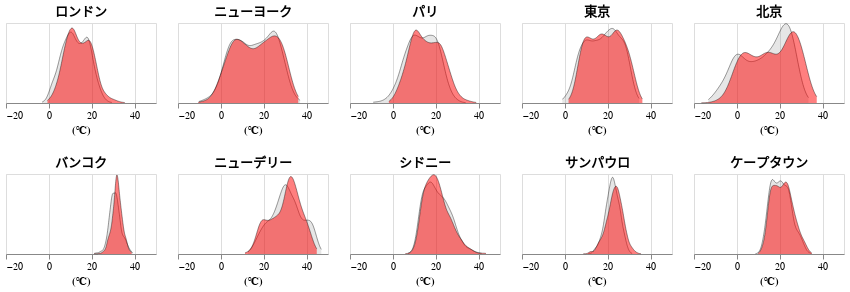

Here is the notebook cell this chart was saved with:
### Code cell
##世界の都市の気温変化のビジュアルを作成する
import pandas as pd
import altair as alt

#import requests
#from bs4 import BeautifulSoup
#from tqdm import tqdm
#import time
#import numpy as np

cities = {
    'london': 'ロンドン',
    'newyork': 'ニューヨーク', 
    'paris': 'パリ', 
    'tokyo': '東京', 
    'beijing': '北京', 
    'bangkok': 'バンコク', 
    'newdelhi': 'ニューデリー', 
    'sidney': 'シドニー', 
    'sanpaulo': 'サンパウロ', 
    'capetown': 'ケープタウン'
    }

#過去データ
filepath = './data-world-cities/2m_temp_1950to1954.csv'
df_past = pd.read_csv(filepath, index_col = 0)
df_past = df_past.rename(columns=cities)
df_past = df_past[cities.values()]

#現在のデータ
filepath = './data-world-cities/2m_temp_2019to2023.csv' 
df_present = pd.read_csv(filepath, index_col = 0)
df_present = df_present.rename(columns=cities)
df_present = df_present[cities.values()]

#描画
#線を引き、過去と現在でopacityを変えている
#作成したチャート10個の搬入先
charts = []

# データの生成
for city in cities.values():
    
    past = df_past.copy()[[city]]
    past['time'] = 'past'
    present = df_present.copy()[[city]]
    present['time'] = 'present'

    data = pd.concat([past, present]).dropna()

    #チャートの生成（エリアと境界線に分ける）
    def create_chart(data, time):
        color = 'gray' if time == 'past' else 'red'
        opacity = 0.2 if time == 'past' else 0.5
        
        chart_area = alt.Chart(data[data['time'] == time]).transform_density(
            density=city,
            as_=[city, 'density'],
        ).mark_area(opacity=opacity).encode(
            x=alt.X(f"{city}:Q", axis=alt.Axis(values = [-20, -10, 0, 10, 20, 30, 40]), scale=alt.Scale(domain=[-20, 50]), title=" (℃)"),
            y=alt.Y("density:Q", axis=None),
            color=alt.value(color),
        ).properties(
            width=150,
            height=80,
        )

    #境界線を黒でひく
        chart_line = alt.Chart(data[data['time'] == time]).transform_density(
            density=city,
            as_=[city, 'density'],
        ).mark_line(color='black', size = 0.4).encode(
            x=f"{city}:Q",
            y="density:Q",
            color = alt.value('black')
        )
        
        return chart_area + chart_line

    # 過去と現在のチャートを作成し、重ねる
    def create_combined_chart(data):
        chart_past = create_chart(data, 'past')
        chart_present = create_chart(data, 'present')
        # 色の凡例を追加
        return (chart_past + chart_present).encode(
            color=alt.Color('time:N', legend=alt.Legend(title="Time Period"))
        ).properties(title=city)

# 10個のチャートを作成
    charts.append(create_combined_chart(data))
    

# チャートを2行5列の形に並べる
row1 = alt.hconcat(*charts[:5])  # 最初の5つのチャートを水平に並べる
row2 = alt.hconcat(*charts[5:])  # 残りの5つのチャートを水平に並べる
final_chart = alt.vconcat(row1, row2)  # 2行のチャートを垂直に並べる

final_chart

### Figure 1 — Vega-Lite specification as saved in the notebook (floating-point values rounded to 4 significant figures; data arrays with more than 128 entries replaced by an {"elided": "..."} marker saying what was removed)
{"config": {"view": {"continuousWidth": 400, "continuousHeight": 300}}, "vconcat": [{"hconcat": [{"layer": [{"data": {"name": "data-641fc1ea2e8c75adeb92d956ae3c6187"}, "mark": {"type": "area", "opacity": 0.2}, "encoding": {"color": {"value": "gray"}, "x": {"axis": {"values": [-20, -10, 0, 10, 20, 30, 40]}, "field": "ロンドン", "scale": {"domain": [-20, 50]}, "title": " (℃)", "type": "quantitative"}, "y": {"axis": null, "field": "density", "type": "quantitative"}}, "height": 80, "transform": [{"density": "ロンドン", "as": ["ロンドン", "density"]}], "width": 150}, {"data": {"name": "data-641fc1ea2e8c75adeb92d956ae3c6187"}, "mark": {"type": "line", "color": "black", "size": 0.4}, "encoding": {"color": {"value": "black"}, "x": {"field": "ロンドン", "type": "quantitative"}, "y": {"field": "density", "type": "quantitative"}}, "transform": [{"density": "ロンドン", "as": ["ロンドン", "density"]}]}, {"layer": [{"data": {"name": "data-543e5629daa49b1a6c8f96e507b76f94"}, "mark": {"type": "area", "opacity": 0.5}, "encoding": {"color": {"value": "red"}, "x": {"axis": {"values": [-20, -10, 0, 10, 20, 30, 40]}, "field": "ロンドン", "scale": {"domain": [-20, 50]}, "title": " (℃)", "type": "quantitative"}, "y": {"axis": null, "field": "density", "type": "quantitative"}}, "height": 80, "transform": [{"density": "ロンドン", "as": ["ロンドン", "density"]}], "width": 150}, {"data": {"name": "data-543e5629daa49b1a6c8f96e507b76f94"}, "mark": {"type": "line", "color": "black", "size": 0.4}, "encoding": {"color": {"value": "black"}, "x": {"field": "ロンドン", "type": "quantitative"}, "y": {"field": "density", "type": "quantitative"}}, "transform": [{"density": "ロンドン", "as": ["ロンドン", "density"]}]}]}], "encoding": {"color": {"field": "time", "legend": {"title": "Time Period"}, "type": "nominal"}}, "title": "ロンドン"}, {"layer": [{"data": {"name": "data-213455e66cad19f2a1f06ae9e433d4b1"}, "mark": {"type": "area", "opacity": 0.2}, "encoding": {"color": {"value": "gray"}, "x": {"axis": {"values": [-20, -10, 0, 10, 20, 30, 40]}, "field": "ニューヨーク", "scale": {"domain": [-20, 50]}, "title": " (℃)", "type": "quantitative"}, "y": {"axis": null, "field": "density", "type": "quantitative"}}, "height": 80, "transform": [{"density": "ニューヨーク", "as": ["ニューヨーク", "density"]}], "width": 150}, {"data": {"name": "data-213455e66cad19f2a1f06ae9e433d4b1"}, "mark": {"type": "line", "color": "black", "size": 0.4}, "encoding": {"color": {"value": "black"}, "x": {"field": "ニューヨーク", "type": "quantitative"}, "y": {"field": "density", "type": "quantitative"}}, "transform": [{"density": "ニューヨーク", "as": ["ニューヨーク", "density"]}]}, {"layer": [{"data": {"name": "data-89979a2408b2a9680b53d56384c805c3"}, "mark": {"type": "area", "opacity": 0.5}, "encoding": {"color": {"value": "red"}, "x": {"axis": {"values": [-20, -10, 0, 10, 20, 30, 40]}, "field": "ニューヨーク", "scale": {"domain": [-20, 50]}, "title": " (℃)", "type": "quantitative"}, "y": {"axis": null, "field": "density", "type": "quantitative"}}, "height": 80, "transform": [{"density": "ニューヨーク", "as": ["ニューヨーク", "density"]}], "width": 150}, {"data": {"name": "data-89979a2408b2a9680b53d56384c805c3"}, "mark": {"type": "line", "color": "black", "size": 0.4}, "encoding": {"color": {"value": "black"}, "x": {"field": "ニューヨーク", "type": "quantitative"}, "y": {"field": "density", "type": "quantitative"}}, "transform": [{"density": "ニューヨーク", "as": ["ニューヨーク", "density"]}]}]}], "encoding": {"color": {"field": "time", "legend": {"title": "Time Period"}, "type": "nominal"}}, "title": "ニューヨーク"}, {"layer": [{"data": {"name": "data-4dfbae199971ddabd9ff7363a87b497e"}, "mark": {"type": "area", "opacity": 0.2}, "encoding": {"color": {"value": "gray"}, "x": {"axis": {"values": [-20, -10, 0, 10, 20, 30, 40]}, "field": "パリ", "scale": {"domain": [-20, 50]}, "title": " (℃)", "type": "quantitative"}, "y": {"axis": null, "field": "density", "type": "quantitative"}}, "height": 80, "transform": [{"density": "パリ", "as": ["パリ", "density"]}], "width": 150}, {"data": {"name": "data-4dfbae199971ddabd9ff7363a87b497e"}, "mark": {"type": "line", "color": "black", "size": 0.4}, "encoding": {"color": {"value": "black"}, "x": {"field": "パリ", "type": "quantitative"}, "y": {"field": "density", "type": "quantitative"}}, "transform": [{"density": "パリ", "as": ["パリ", "density"]}]}, {"layer": [{"data": {"name": "data-5b8b3d51de7f12965e2343c0975035d9"}, "mark": {"type": "area", "opacity": 0.5}, "encoding": {"color": {"value": "red"}, "x": {"axis": {"values": [-20, -10, 0, 10, 20, 30, 40]}, "field": "パリ", "scale": {"domain": [-20, 50]}, "title": " (℃)", "type": "quantitative"}, "y": {"axis": null, "field": "density", "type": "quantitative"}}, "height": 80, "transform": [{"density": "パリ", "as": ["パリ", "density"]}], "width": 150}, {"data": {"name": "data-5b8b3d51de7f12965e2343c0975035d9"}, "mark": {"type": "line", "color": "black", "size": 0.4}, "encoding": {"color": {"value": "black"}, "x": {"field": "パリ", "type": "quantitative"}, "y": {"field": "density", "type": "quantitative"}}, "transform": [{"density": "パリ", "as": ["パリ", "density"]}]}]}], "encoding": {"color": {"field": "time", "legend": {"title": "Time Period"}, "type": "nominal"}}, "title": "パリ"}, {"layer": [{"data": {"name": "data-1b7d7e63eac5154e74b900dec3b60671"}, "mark": {"type": "area", "opacity": 0.2}, "encoding": {"color": {"value": "gray"}, "x": {"axis": {"values": [-20, -10, 0, 10, 20, 30, 40]}, "field": "東京", "scale": {"domain": [-20, 50]}, "title": " (℃)", "type": "quantitative"}, "y": {"axis": null, "field": "density", "type": "quantitative"}}, "height": 80, "transform": [{"density": "東京", "as": ["東京", "density"]}], "width": 150}, {"data": {"name": "data-1b7d7e63eac5154e74b900dec3b60671"}, "mark": {"type": "line", "color": "black", "size": 0.4}, "encoding": {"color": {"value": "black"}, "x": {"field": "東京", "type": "quantitative"}, "y": {"field": "density", "type": "quantitative"}}, "transform": [{"density": "東京", "as": ["東京", "density"]}]}, {"layer": [{"data": {"name": "data-e32fbbc9436ffb5007884f69516612f9"}, "mark": {"type": "area", "opacity": 0.5}, "encoding": {"color": {"value": "red"}, "x": {"axis": {"values": [-20, -10, 0, 10, 20, 30, 40]}, "field": "東京", "scale": {"domain": [-20, 50]}, "title": " (℃)", "type": "quantitative"}, "y": {"axis": null, "field": "density", "type": "quantitative"}}, "height": 80, "transform": [{"density": "東京", "as": ["東京", "density"]}], "width": 150}, {"data": {"name": "data-e32fbbc9436ffb5007884f69516612f9"}, "mark": {"type": "line", "color": "black", "size": 0.4}, "encoding": {"color": {"value": "black"}, "x": {"field": "東京", "type": "quantitative"}, "y": {"field": "density", "type": "quantitative"}}, "transform": [{"density": "東京", "as": ["東京", "density"]}]}]}], "encoding": {"color": {"field": "time", "legend": {"title": "Time Period"}, "type": "nominal"}}, "title": "東京"}, {"layer": [{"data": {"name": "data-32f975666d9de5fbf7191ca3cbc31930"}, "mark": {"type": "area", "opacity": 0.2}, "encoding": {"color": {"value": "gray"}, "x": {"axis": {"values": [-20, -10, 0, 10, 20, 30, 40]}, "field": "北京", "scale": {"domain": [-20, 50]}, "title": " (℃)", "type": "quantitative"}, "y": {"axis": null, "field": "density", "type": "quantitative"}}, "height": 80, "transform": [{"density": "北京", "as": ["北京", "density"]}], "width": 150}, {"data": {"name": "data-32f975666d9de5fbf7191ca3cbc31930"}, "mark": {"type": "line", "color": "black", "size": 0.4}, "encoding": {"color": {"value": "black"}, "x": {"field": "北京", "type": "quantitative"}, "y": {"field": "density", "type": "quantitative"}}, "transform": [{"density": "北京", "as": ["北京", "density"]}]}, {"layer": [{"data": {"name": "data-353e08b5a4831881a2d2ee096f855ec8"}, "mark": {"type": "area", "opacity": 0.5}, "encoding": {"color": {"value": "red"}, "x": {"axis": {"values": [-20, -10, 0, 10, 20, 30, 40]}, "field": "北京", "scale": {"domain": [-20, 50]}, "title": " (℃)", "type": "quantitative"}, "y": {"axis": null, "field": "density", "type": "quantitative"}}, "height": 80, "transform": [{"density": "北京", "as": ["北京", "density"]}], "width": 150}, {"data": {"name": "data-353e08b5a4831881a2d2ee096f855ec8"}, "mark": {"type": "line", "color": "black", "size": 0.4}, "encoding": {"color": {"value": "black"}, "x": {"field": "北京", "type": "quantitative"}, "y": {"field": "density", "type": "quantitative"}}, "transform": [{"density": "北京", "as": ["北京", "density"]}]}]}], "encoding": {"color": {"field": "time", "legend": {"title": "Time Period"}, "type": "nominal"}}, "title": "北京"}]}, {"hconcat": [{"layer": [{"data": {"name": "data-1a7fd6ad1d5091718690ecfb73740cc6"}, "mark": {"type": "area", "opacity": 0.2}, "encoding": {"color": {"value": "gray"}, "x": {"axis": {"values": [-20, -10, 0, 10, 20, 30, 40]}, "field": "バンコク", "scale": {"domain": [-20, 50]}, "title": " (℃)", "type": "quantitative"}, "y": {"axis": null, "field": "density", "type": "quantitative"}}, "height": 80, "transform": [{"density": "バンコク", "as": ["バンコク", "density"]}], "width": 150}, {"data": {"name": "data-1a7fd6ad1d5091718690ecfb73740cc6"}, "mark": {"type": "line", "color": "black", "size": 0.4}, "encoding": {"color": {"value": "black"}, "x": {"field": "バンコク", "type": "quantitative"}, "y": {"field": "density", "type": "quantitative"}}, "transform": [{"density": "バンコク", "as": ["バンコク", "density"]}]}, {"layer": [{"data": {"name": "data-d6e6aa7832e149aba2cec0a465278ecd"}, "mark": {"type": "area", "opacity": 0.5}, "encoding": {"color": {"value": "red"}, "x": {"axis": {"values": [-20, -10, 0, 10, 20, 30, 40]}, "field": "バンコク", "scale": {"domain": [-20, 50]}, "title": " (℃)", "type": "quantitative"}, "y": {"axis": null, "field": "density", "type": "quantitative"}}, "height": 80, "transform": [{"density": "バンコク", "as": ["バンコク", "density"]}], "width": 150}, {"data": {"name": "data-d6e6aa7832e149aba2cec0a465278ecd"}, "mark": {"type": "line", "color": "black", "size": 0.4}, "encoding": {"color": {"value": "black"}, "x": {"field": "バンコク", "type": "quantitative"}, "y": {"field": "density", "type": "quantitative"}}, "transform": [{"density": "バンコク", "as": ["バンコク", "density"]}]}]}], "encoding": {"color": {"field": "time", "legend": {"title": "Time Period"}, "type": "nominal"}}, "title": "バンコク"}, {"layer": [{"data": {"name": "data-b3bf8871e0caf6fb6fe656ffedc17551"}, "mark": {"type": "area", "opacity": 0.2}, "encoding": {"color": {"value": "gray"}, "x": {"axis": {"values": [-20, -10, 0, 10, 20, 30, 40]}, "field": "ニューデリー", "scale": {"domain": [-20, 50]}, "title": " (℃)", "type": "quantitative"}, "y": {"axis": null, "field": "density", "type": "quantitative"}}, "height": 80, "transform": [{"density": "ニューデリー", "as": ["ニューデリー", "density"]}], "width": 150}, {"data": {"name": "data-b3bf8871e0caf6fb6fe656ffedc17551"}, "mark": {"type": "line", "color": "black", "size": 0.4}, "encoding": {"color": {"value": "black"}, "x": {"field": "ニューデリー", "type": "quantitative"}, "y": {"field": "density", "type": "quantitative"}}, "transform": [{"density": "ニューデリー", "as": ["ニューデリー", "density"]}]}, {"layer": [{"data": {"name": "data-b80acca9929ba01668d10ccd2fdfeca9"}, "mark": {"type": "area", "opacity": 0.5}, "encoding": {"color": {"value": "red"}, "x": {"axis": {"values": [-20, -10, 0, 10, 20, 30, 40]}, "field": "ニューデリー", "scale": {"domain": [-20, 50]}, "title": " (℃)", "type": "quantitative"}, "y": {"axis": null, "field": "density", "type": "quantitative"}}, "height": 80, "transform": [{"density": "ニューデリー", "as": ["ニューデリー", "density"]}], "width": 150}, {"data": {"name": "data-b80acca9929ba01668d10ccd2fdfeca9"}, "mark": {"type": "line", "color": "black", "size": 0.4}, "encoding": {"color": {"value": "black"}, "x": {"field": "ニューデリー", "type": "quantitative"}, "y": {"field": "density", "type": "quantitative"}}, "transform": [{"density": "ニューデリー", "as": ["ニューデリー", "density"]}]}]}], "encoding": {"color": {"field": "time", "legend": {"title": "Time Period"}, "type": "nominal"}}, "title": "ニューデリー"}, {"layer": [{"data": {"name": "data-d946d153a7851ebb226417847aa5d96f"}, "mark": {"type": "area", "opacity": 0.2}, "encoding": {"color": {"value": "gray"}, "x": {"axis": {"values": [-20, -10, 0, 10, 20, 30, 40]}, "field": "シドニー", "scale": {"domain": [-20, 50]}, "title": " (℃)", "type": "quantitative"}, "y": {"axis": null, "field": "density", "type": "quantitative"}}, "height": 80, "transform": [{"density": "シドニー", "as": ["シドニー", "density"]}], "width": 150}, {"data": {"name": "data-d946d153a7851ebb226417847aa5d96f"}, "mark": {"type": "line", "color": "black", "size": 0.4}, "encoding": {"color": {"value": "black"}, "x": {"field": "シドニー", "type": "quantitative"}, "y": {"field": "density", "type": "quantitative"}}, "transform": [{"density": "シドニー", "as": ["シドニー", "density"]}]}, {"layer": [{"data": {"name": "data-5e91697cc149a07afca9395f0c20d0f3"}, "mark": {"type": "area", "opacity": 0.5}, "encoding": {"color": {"value": "red"}, "x": {"axis": {"values": [-20, -10, 0, 10, 20, 30, 40]}, "field": "シドニー", "scale": {"domain": [-20, 50]}, "title": " (℃)", "type": "quantitative"}, "y": {"axis": null, "field": "density", "type": "quantitative"}}, "height": 80, "transform": [{"density": "シドニー", "as": ["シドニー", "density"]}], "width": 150}, {"data": {"name": "data-5e91697cc149a07afca9395f0c20d0f3"}, "mark": {"type": "line", "color": "black", "size": 0.4}, "encoding": {"color": {"value": "black"}, "x": {"field": "シドニー", "type": "quantitative"}, "y": {"field": "density", "type": "quantitative"}}, "transform": [{"density": "シドニー", "as": ["シドニー", "density"]}]}]}], "encoding": {"color": {"field": "time", "legend": {"title": "Time Period"}, "type": "nominal"}}, "title": "シドニー"}, {"layer": [{"data": {"name": "data-9a4426a7891cc33cdf9ef4f5d5bf8a11"}, "mark": {"type": "area", "opacity": 0.2}, "encoding": {"color": {"value": "gray"}, "x": {"axis": {"values": [-20, -10, 0, 10, 20, 30, 40]}, "field": "サンパウロ", "scale": {"domain": [-20, 50]}, "title": " (℃)", "type": "quantitative"}, "y": {"axis": null, "field": "density", "type": "quantitative"}}, "height": 80, "transform": [{"density": "サンパウロ", "as": ["サンパウロ", "density"]}], "width": 150}, {"data": {"name": "data-9a4426a7891cc33cdf9ef4f5d5bf8a11"}, "mark": {"type": "line", "color": "black", "size": 0.4}, "encoding": {"color": {"value": "black"}, "x": {"field": "サンパウロ", "type": "quantitative"}, "y": {"field": "density", "type": "quantitative"}}, "transform": [{"density": "サンパウロ", "as": ["サンパウロ", "density"]}]}, {"layer": [{"data": {"name": "data-36027f2fe18fbe32ab67f766511f3feb"}, "mark": {"type": "area", "opacity": 0.5}, "encoding": {"color": {"value": "red"}, "x": {"axis": {"values": [-20, -10, 0, 10, 20, 30, 40]}, "field": "サンパウロ", "scale": {"domain": [-20, 50]}, "title": " (℃)", "type": "quantitative"}, "y": {"axis": null, "field": "density", "type": "quantitative"}}, "height": 80, "transform": [{"density": "サンパウロ", "as": ["サンパウロ", "density"]}], "width": 150}, {"data": {"name": "data-36027f2fe18fbe32ab67f766511f3feb"}, "mark": {"type": "line", "color": "black", "size": 0.4}, "encoding": {"color": {"value": "black"}, "x": {"field": "サンパウロ", "type": "quantitative"}, "y": {"field": "density", "type": "quantitative"}}, "transform": [{"density": "サンパウロ", "as": ["サンパウロ", "density"]}]}]}], "encoding": {"color": {"field": "time", "legend": {"title": "Time Period"}, "type": "nominal"}}, "title": "サンパウロ"}, {"layer": [{"data": {"name": "data-a244ac8f90724bd4abb72e7be415fe71"}, "mark": {"type": "area", "opacity": 0.2}, "encoding": {"color": {"value": "gray"}, "x": {"axis": {"values": [-20, -10, 0, 10, 20, 30, 40]}, "field": "ケープタウン", "scale": {"domain": [-20, 50]}, "title": " (℃)", "type": "quantitative"}, "y": {"axis": null, "field": "density", "type": "quantitative"}}, "height": 80, "transform": [{"density": "ケープタウン", "as": ["ケープタウン", "density"]}], "width": 150}, {"data": {"name": "data-a244ac8f90724bd4abb72e7be415fe71"}, "mark": {"type": "line", "color": "black", "size": 0.4}, "encoding": {"color": {"value": "black"}, "x": {"field": "ケープタウン", "type": "quantitative"}, "y": {"field": "density", "type": "quantitative"}}, "transform": [{"density": "ケープタウン", "as": ["ケープタウン", "density"]}]}, {"layer": [{"data": {"name": "data-84e8ae43aa814285ff6ddcd0420eef72"}, "mark": {"type": "area", "opacity": 0.5}, "encoding": {"color": {"value": "red"}, "x": {"axis": {"values": [-20, -10, 0, 10, 20, 30, 40]}, "field": "ケープタウン", "scale": {"domain": [-20, 50]}, "title": " (℃)", "type": "quantitative"}, "y": {"axis": null, "field": "density", "type": "quantitative"}}, "height": 80, "transform": [{"density": "ケープタウン", "as": ["ケープタウン", "density"]}], "width": 150}, {"data": {"name": "data-84e8ae43aa814285ff6ddcd0420eef72"}, "mark": {"type": "line", "color": "black", "size": 0.4}, "encoding": {"color": {"value": "black"}, "x": {"field": "ケープタウン", "type": "quantitative"}, "y": {"field": "density", "type": "quantitative"}}, "transform": [{"density": "ケープタウン", "as": ["ケープタウン", "density"]}]}]}], "encoding": {"color": {"field": "time", "legend": {"title": "Time Period"}, "type": "nominal"}}, "title": "ケープタウン"}]}], "$schema": "https://vega.github.io/schema/vega-lite/v4.17.0.json", "datasets": {"data-641fc1ea2e8c75adeb92d956ae3c6187": {"elided": "1826 records"}, "data-543e5629daa49b1a6c8f96e507b76f94": {"elided": "1669 records"}, "data-213455e66cad19f2a1f06ae9e433d4b1": {"elided": "1826 records"}, "data-89979a2408b2a9680b53d56384c805c3": {"elided": "1669 records"}, "data-4dfbae199971ddabd9ff7363a87b497e": {"elided": "1826 records"}, "data-5b8b3d51de7f12965e2343c0975035d9": {"elided": "1670 records"}, "data-1b7d7e63eac5154e74b900dec3b60671": {"elided": "1826 records"}, "data-e32fbbc9436ffb5007884f69516612f9": {"elided": "1670 records"}, "data-32f975666d9de5fbf7191ca3cbc31930": {"elided": "1826 records"}, "data-353e08b5a4831881a2d2ee096f855ec8": {"elided": "1670 records"}, "data-1a7fd6ad1d5091718690ecfb73740cc6": {"elided": "1826 records"}, "data-d6e6aa7832e149aba2cec0a465278ecd": {"elided": "1670 records"}, "data-b3bf8871e0caf6fb6fe656ffedc17551": {"elided": "1826 records"}, "data-b80acca9929ba01668d10ccd2fdfeca9": {"elided": "1670 records"}, "data-d946d153a7851ebb226417847aa5d96f": {"elided": "1826 records"}, "data-5e91697cc149a07afca9395f0c20d0f3": {"elided": "1670 records"}, "data-9a4426a7891cc33cdf9ef4f5d5bf8a11": {"elided": "1826 records"}, "data-36027f2fe18fbe32ab67f766511f3feb": {"elided": "1670 records"}, "data-a244ac8f90724bd4abb72e7be415fe71": {"elided": "1826 records"}, "data-84e8ae43aa814285ff6ddcd0420eef72": {"elided": "1670 records"}}}
